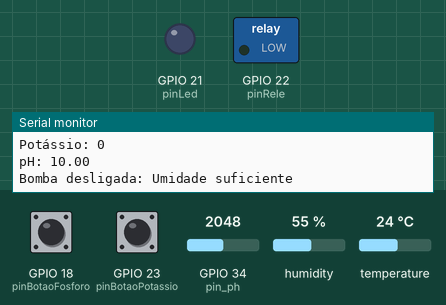
Recording of a sketch running on a simulated ESP32. On the bench: switched loads named in the sketch (green lamp = pin HIGH), output pins drawn as LEDs (lit = HIGH), the last lines printed to the serial monitor. The test bench sets the inputs (shaded band); at power-on: humidity 55 %, GPIO 18 (pinBotaoFosforo) HIGH, GPIO 23 (pinBotaoPotassio) HIGH, GPIO 34 (pin_ph) = 2048, temperature 24 °C. Random numbers use the default seed unless the sketch sets one.

Above: at 1.8 s.
1.9 s: humidity set to 21 %
3.4 s: humidity set to 18 %
At 5.2 s:
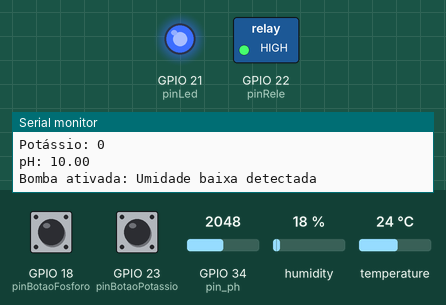
5.5 s: humidity set to 22 %
At 6.9 s:
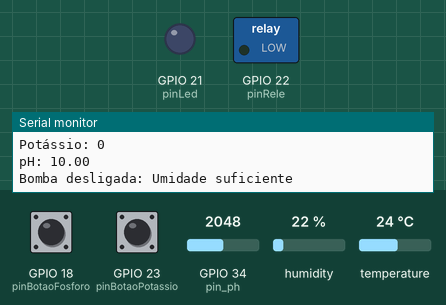
7.6 s: humidity set to 19 %
At 9.5 s:
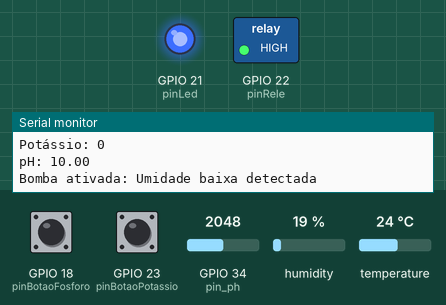
Timing chart, 0 to 10.6 s (numbered marks = the images above; inputs shaded):
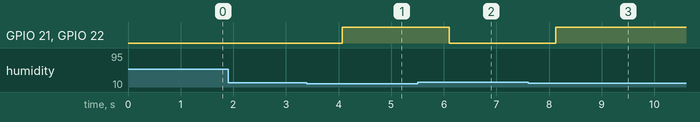

The sketch:

esp32-dht22.ino
```cpp
#include "DHTesp.h" // Inclusao da biblioteca

//Definição dos PIN´s
#define pinUmidade 15
#define pinBotaoFosforo 18
#define pinLed 21
#define pinRele 22
#define pinBotaoPotassio 23


int valorFosforo = 0; // Definição de Fosforo se botão não acionado
int btnStateP;
int valorPotassio = 0; // Definição de Potássio se botão não acionado
int btnStateK;

// Define constantes para calibração do sensor de pH
const int resistencia_ph4 = 0;
const int resistencia_ph7 = 1023;
const int pin_ph = 34;

DHTesp sensorUmidade;

// Gera um número aleatório dentro de um intervalo para K e P
int gerarNumeroAleatorio(int min, int max) {
  return random(min, max + 1);
}

void setup() {
  Serial.begin(115200); //Inicia comunicação serial

  // Inicializa a geração de números aleatórios uma única vez
  randomSeed(analogRead(0));

  sensorUmidade.setup(pinUmidade, DHTesp::DHT22); //Configura o sensor DHT22

  //Define os modos dos pinos (entrada/saída)
  pinMode(pinRele, OUTPUT);
  pinMode(pinBotaoPotassio, INPUT_PULLUP);
  pinMode(pinBotaoFosforo, INPUT_PULLUP);
  pinMode(pinLed, OUTPUT);
}

void loop() {
  // Leitura da temperatura e umidade do sensor
  TempAndHumidity dados = sensorUmidade.getTempAndHumidity();

  //Pressionando o botão azul verifica o valor do Potassio
  btnStateK = digitalRead(pinBotaoPotassio);
  if (btnStateK == LOW){
    valorPotassio = gerarNumeroAleatorio(1,50); //Gera valores aleatórios para Potássio
  }

  //Pressionando o botão verde verifica o valor do Fosforo
  btnStateP = digitalRead(pinBotaoFosforo);
  if (btnStateP == LOW){
    valorFosforo = gerarNumeroAleatorio(1,50); //Gera valores aleatórios para Fosfóro
  }

  int valor_ldr = analogRead(pin_ph); // Leitura do valor analógico do sensor de pH
  float valor_ph = map(valor_ldr, resistencia_ph4, resistencia_ph7, 4, 7); //Mapeia o valor para a escala de pH (4 a 7)

  // Impressão dos dados
  Serial.println("Temperatura: " + String(dados.temperature, 2) + "°C");
  Serial.println("Umidade: " + String(dados.humidity, 1) + "%");
  Serial.println("Fósforo: " + String(valorFosforo));
  Serial.println("Potássio: " + String(valorPotassio));
  Serial.println("pH: " + String(valor_ph, 2));

  // Verifica as condições e aciona os dispositivos
  // Bomba: Acionada apenas se a umidade estiver abaixo de 20%
  if (dados.humidity < 20) {
    digitalWrite(pinRele, HIGH); // Liga a bomba
    digitalWrite(pinLed, HIGH);   // Liga o LED
    Serial.println("Bomba ativada: Umidade baixa detectada");
  } else {
    digitalWrite(pinRele, LOW);  // Desliga a bomba
    digitalWrite(pinLed, LOW);    // Desliga o LED
    Serial.println("Bomba desligada: Umidade suficiente");
  }

  delay(1000);
}
```

Measured:
- the behaviour switches between 20 and 19 % on humidity (found by bisection; images 0 and 1)
- after the input at 3.4 s, GPIO 21 (pinLed), GPIO 22 (pinRele): LOW → HIGH after 0.67 s
- after the input at 5.5 s, GPIO 21 (pinLed), GPIO 22 (pinRele): HIGH → LOW after 0.60 s
- after the input at 7.6 s, GPIO 21 (pinLed), GPIO 22 (pinRele): LOW → HIGH after 0.53 s
